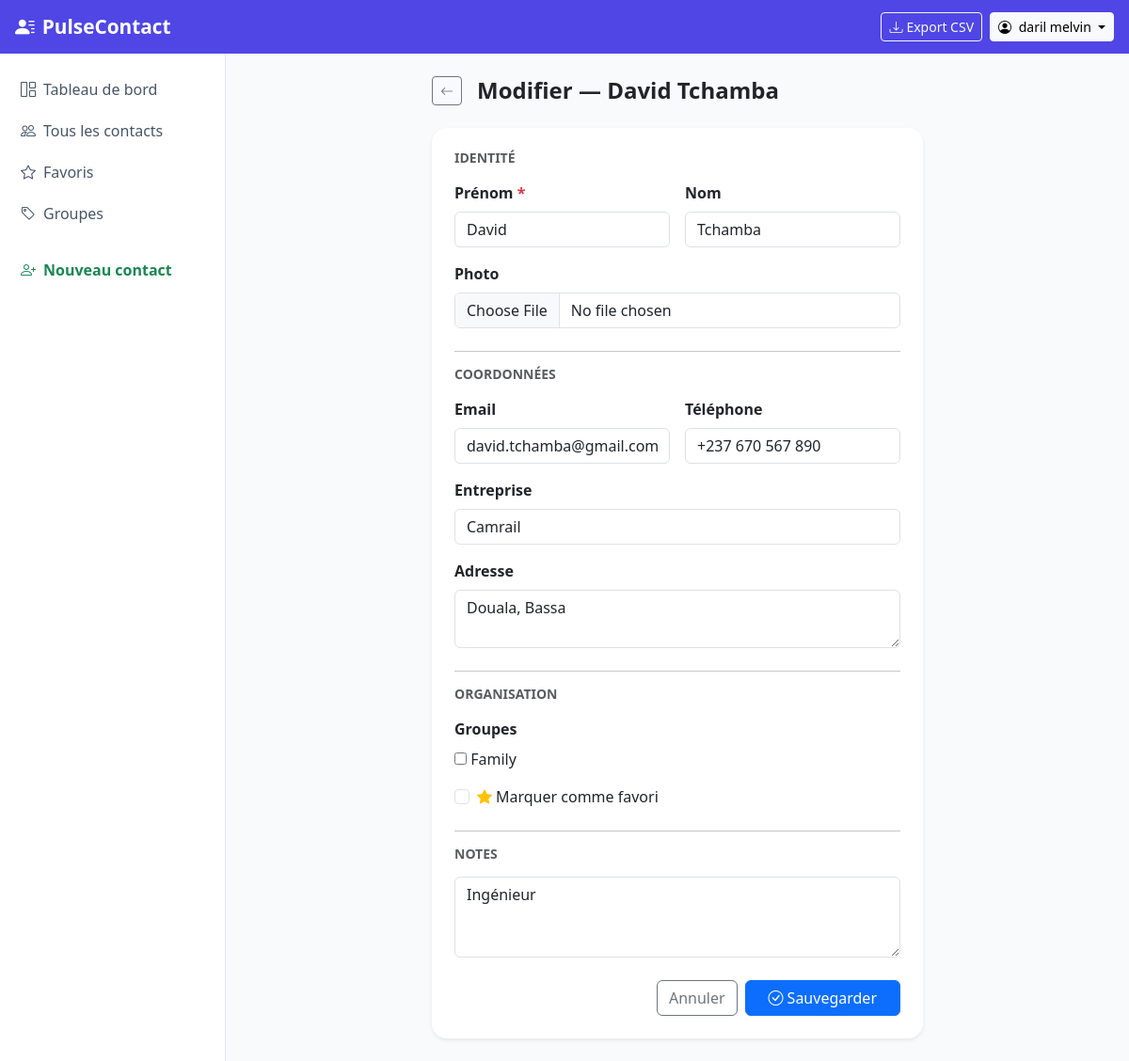
/contacts/6/edit/ (signed in), run on the app's committed database.
### contacts/models.py (models this page shows, shortened)
class Contact(models.Model):
    objects     = ContactManager()          # exclut les supprimés
    all_objects = models.Manager()          # inclut tout
    user    = models.ForeignKey(User, on_delete=models.CASCADE, related_name='contacts')
    groups  = models.ManyToManyField(ContactGroup, blank=True, related_name='contacts', verbose_name="Groupes")
    first_name  = models.CharField(max_length=100, verbose_name="Prénom")
    last_name   = models.CharField(max_length=100, blank=True, verbose_name="Nom")
    photo       = models.ImageField(upload_to='contacts/', blank=True, null=True, verbose_name="Photo")
    email       = models.EmailField(blank=True, verbose_name="Email")
    phone       = models.CharField(max_length=30, blank=True, verbose_name="Téléphone")
    address     = models.TextField(blank=True, verbose_name="Adresse")
    company     = models.CharField(max_length=150, blank=True, verbose_name="Entreprise")
    notes       = models.TextField(blank=True, verbose_name="Notes")
    is_favorite = models.BooleanField(default=False, verbose_name="Favori")
    is_deleted  = models.BooleanField(default=False)
    deleted_at  = models.DateTimeField(null=True, blank=True)
    created_at  = models.DateTimeField(auto_now_add=True)
    updated_at  = models.DateTimeField(auto_now=True)
    class Meta:
        verbose_name = "Contact"
        verbose_name_plural = "Contacts"
        ordering = ['first_name', 'last_name']
    @property
    def full_name(self):
        return f"{self.first_name} {self.last_name}".strip()

### contacts/views.py (the view)
# urls.py: path('<int:pk>/edit/',    views.contact_update,   name='update'),
@login_required
def contact_update(request, pk):
    contact = get_object_or_404(Contact, pk=pk, user=request.user)
    if request.method == 'POST':
        form = ContactForm(request.POST, request.FILES, instance=contact, user=request.user)
        if form.is_valid():
            form.save()
            messages.success(request, f"Contact « {contact.full_name} » mis à jour.")
            return redirect('contacts:detail', pk=contact.pk)
    else:
        form = ContactForm(instance=contact, user=request.user)
    return render(request, 'contacts/form.html', {
        'form': form,
        'contact': contact,
        'title': f'Modifier — {contact.full_name}',
        'btn_label': 'Sauvegarder',
    })

### contacts/models.py (called while the page is built)
    def __str__(self):
        return self.name

    def get_queryset(self):
        return super().get_queryset().filter(is_deleted=False)

### templates/contacts/form.html (shortened to what this page needs)
{% extends 'base.html' %}
{% block content %}
<div class="row justify-content-center">
  <div class="col-lg-7">
    <div class="d-flex align-items-center gap-3 mb-4">
      <a href="{% url 'contacts:list' %}" class="btn btn-sm btn-outline-secondary">
        <i class="bi bi-arrow-left"></i>
      </a>
      <h4 class="fw-bold mb-0">{{ title }}</h4>
    </div>
    <div class="card border-0 shadow-sm rounded-4">
      <div class="card-body p-4">
        <form method="post" enctype="multipart/form-data" novalidate>
          <h6 class="fw-bold text-muted text-uppercase small mb-3">Identité</h6>
          <div class="row g-3 mb-3">
            <div class="col-6">
              <label class="form-label fw-semibold">{{ form.first_name.label }} <span class="text-danger">*</span></label>
              {{ form.first_name }}
            </div>
            <div class="col-6">
              <label class="form-label fw-semibold">{{ form.last_name.label }}</label>
              {{ form.last_name }}
            </div>
          </div>
          <div class="mb-4">
            <label class="form-label fw-semibold">{{ form.photo.label }}</label>
            {{ form.photo }}
          </div>
          <hr class="my-3">
          <h6 class="fw-bold text-muted text-uppercase small mb-3">Coordonnées</h6>
          <div class="row g-3 mb-3">
            <div class="col-md-6">
              <label class="form-label fw-semibold">{{ form.email.label }}</label>
              {{ form.email }}
            </div>
            <div class="col-md-6">
              <label class="form-label fw-semibold">{{ form.phone.label }}</label>
              {{ form.phone }}
            </div>
          </div>
          <div class="mb-3">
            <label class="form-label fw-semibold">{{ form.company.label }}</label>
            {{ form.company }}
          </div>
          <div class="mb-4">
            <label class="form-label fw-semibold">{{ form.address.label }}</label>
            {{ form.address }}
          </div>
          <hr class="my-3">
          <h6 class="fw-bold text-muted text-uppercase small mb-3">Organisation</h6>
          <div class="mb-3">
            <label class="form-label fw-semibold">Groupes</label>
            <div class="d-flex flex-wrap gap-2">
              {{ form.groups }}
            </div>
          </div>
          <div class="form-check mb-4">
            {{ form.is_favorite }}
            <label class="form-check-label">
              <i class="bi bi-star-fill text-warning me-1"></i>Marquer comme favori
            </label>
          </div>
          <hr class="my-3">
          <h6 class="fw-bold text-muted text-uppercase small mb-3">Notes</h6>
          <div class="mb-4">
            {{ form.notes }}
          </div>
          <div class="d-flex gap-2 justify-content-end">
            <a href="{% url 'contacts:list' %}" class="btn btn-outline-secondary">Annuler</a>
            <button type="submit" class="btn btn-primary px-4">
              <i class="bi bi-check-circle me-1"></i>{{ btn_label }}
            </button>
          </div>
        </form>
      </div>
    </div>
  </div>
</div>
{% endblock %}

### templates/base.html (shortened to what this page needs)
<!DOCTYPE html>
<html lang="fr">
<head>
  <link href="https://cdn.jsdelivr.net/npm/bootstrap@5.3.2/dist/css/bootstrap.min.css" rel="stylesheet">
  <link href="https://cdn.jsdelivr.net/npm/bootstrap-icons@1.11.3/font/bootstrap-icons.css" rel="stylesheet">
</head>
<body>
<nav class="navbar navbar-expand-lg navbar-dark">
  <div class="container-fluid px-3">
    <a class="navbar-brand text-white" href="{% url 'contacts:list' %}">
      <i class="bi bi-person-lines-fill me-2"></i>PulseContact
    </a>
    {% if user.is_authenticated %}
    <div class="ms-auto d-flex align-items-center gap-2">
      <a href="{% url 'contacts:export_csv' %}" class="btn btn-sm btn-outline-light">
        <i class="bi bi-download me-1"></i>Export CSV
      </a>
      <div class="dropdown">
        <button class="btn btn-sm btn-light dropdown-toggle" data-bs-toggle="dropdown">
          <i class="bi bi-person-circle me-1"></i>
          {{ user.get_full_name|default:user.username }}
        </button>
      </div>
    </div>
    {% endif %}
  </div>
</nav>
<div class="d-flex">
  {% if user.is_authenticated %}
  <nav class="sidebar d-none d-lg-block flex-shrink-0">
    <ul class="nav flex-column">
      <li class="nav-item">
        <a href="{% url 'contacts:dashboard' %}"
           class="nav-link {% if request.resolver_match.url_name == 'dashboard' %}active{% endif %}">
          <i class="bi bi-grid-1x2 me-2"></i>Tableau de bord
        </a>
      </li>
      <li class="nav-item">
        <a href="{% url 'contacts:list' %}"
           class="nav-link {% if request.resolver_match.url_name == 'list' %}active{% endif %}">
          <i class="bi bi-people me-2"></i>Tous les contacts
        </a>
      </li>
      <li class="nav-item">
        <a href="{% url 'contacts:list' %}?favorites_only=true"
           class="nav-link">
          <i class="bi bi-star me-2"></i>Favoris
        </a>
      </li>
      <li class="nav-item">
        <a href="{% url 'contacts:groups' %}"
           class="nav-link {% if 'group' in request.resolver_match.url_name %}active{% endif %}">
          <i class="bi bi-tag me-2"></i>Groupes
        </a>
      </li>
      <li class="nav-item mt-3">
        <a href="{% url 'contacts:create' %}" class="nav-link text-success fw-semibold">
          <i class="bi bi-person-plus me-2"></i>Nouveau contact
        </a>
      </li>
    </ul>
  </nav>
  {% endif %}
  <main class="flex-grow-1 p-4">
    {% block content %}{% endblock %}
  </main>
</div>
</body>
</html>

### templates/base.html (style rules this page uses)
:root { --sgc-primary: #4F46E5; --sgc-primary-dark: #3730A3; --sgc-light: #F5F3FF; }
body { background: #F8FAFC; min-height: 100vh; }
.navbar { background: var(--sgc-primary) !important; }
.navbar-brand { font-weight: 700; font-size: 1.3rem; }
.sidebar { width: 240px; min-height: calc(100vh - 56px); background: white; border-right: 1px solid #E2E8F0; padding-top: 1rem; }
.sidebar .nav-link { color: #475569; border-radius: 8px; margin: 2px 8px; padding: 8px 14px; }

### data on the page
Contact: first_name "David", last_name "Tchamba", email "david.tchamba@gmail.com", phone "+237 670 567 890", company "Camrail", address "Douala, Bassa", notes "Ingénieur"

### other printed values
{{ user.get_full_name|default:user.username }} "daril melvin"
{{ title }} "Modifier — David Tchamba"
{{ btn_label }} "Sauvegarder"
